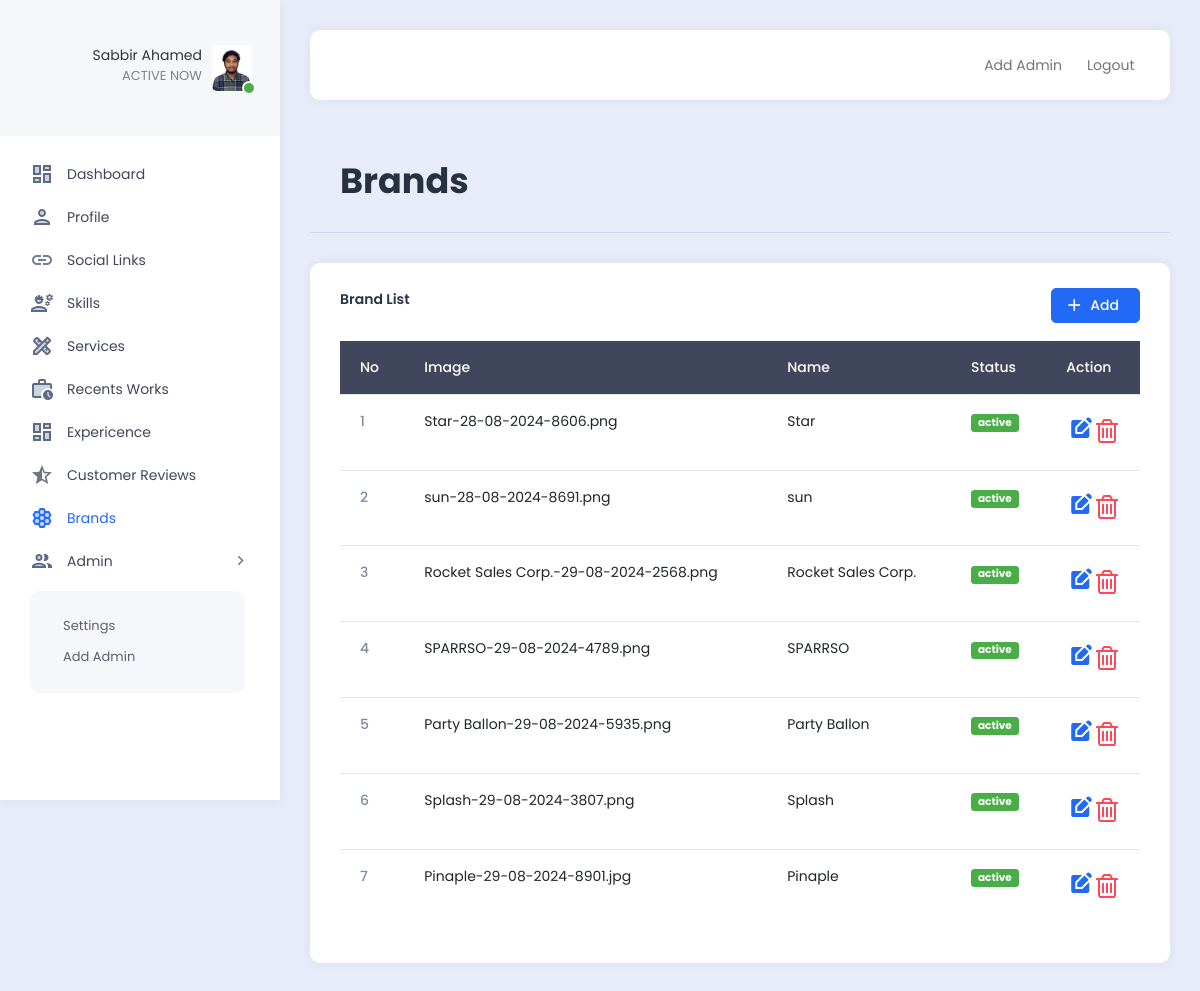
The app's page /admin/brands.php (signed in) with its own data.
### tables this page shows
CREATE TABLE `brands` (
  `id` int NOT NULL,
  `name` varchar(200) NOT NULL,
  `image` varchar(200) NOT NULL DEFAULT 'default.jpg',
  `link` varchar(1000) NOT NULL,
  `status` varchar(200) NOT NULL DEFAULT 'deactive'
);

### admin/brands.php (the view)
<?php
include ("config/database_conn.php");
include ("extends/header.php");
$brands_query = "SELECT * FROM brands";
$brands = mysqli_query($db, $brands_query);
?>
<div class="row">
    <div class="col">
        <div class="page-description">
            <h1>Brands</h1>
        </div>
    </div>
</div>
<div class="row">
    <div class="col">
        <div class="card">
            <div class="card-header">
                <div class="d-grid gap-2 d-flex justify-content-between">
                <p>Brand List</p>
                <form action="addBrands.php" method="POST">
                    <a href="addBrands.php" class="btn btn-primary"><i class="material-icons">add</i>Add</a>
                </form>
                </div>
            </div>
            <div class="card-body">
            <div class="example-content">
            <table class="table">
        <thead class="table-dark">
            <tr>
                <th scope="col">No</th>
                <th scope="col">Image</th>
                <th scope="col">Name</th>
                <th scope="col">Status</th>
                <th scope="col">Action</th>
            </tr>
        </thead>
        <tbody>
            <tr>
            <?php
            $num = 1;
             foreach ($brands as $brand) {?>
                <th scope="row"><?= $num++?></th>
                <td><?=($brand['image'])?></td>
                <td><?=($brand['name'])?></td>
                <td>
                    <a href="menuScript/brands.php?statusid=<?= $brand['id'] ?>" class="<?= ($brand['status'] == 'deactive') ? 'badge bg-danger' : 'badge bg-success' ?> text-white"><?= $brand['status'] ?></a>
                </td>
                <td>
                    <div class="d-flex justify-content-around align-items-center">
                        <a href="editBrand.php?editid=<?= $brand['id'] ?>" class="text-primary fa-2x">
                        <i class="material-icons">edit_square</i>
                        </a>
                        <a href="menuScript/brands.php?deleteid=<?= $brand['id'] ?>" class="text-danger fa-2x">
                            <i class="fa fa-trash-o"></i>
                        </a>
                    </div>
                </td>
            </tr>
            <?php }?>
        </tbody>
    </table>
</div>
            </div>
        </div>
    </div>
</div>

### admin/extends/header.php (shortened to what this page needs)
<?php
include ("config/database_conn.php");
     $explode = explode('/', $_SERVER['PHP_SELF']);
     $id = $_SESSION["author_id"];
     $link = end($explode);
     $adimg_query = "SELECT * FROM admins WHERE id='$id'";
     $conection = mysqli_query($db, $adimg_query);
     $user = mysqli_fetch_assoc($conection);
?>
<!DOCTYPE html>
<html lang="en">
<head>
    <link rel="stylesheet" href="https://cdnjs.cloudflare.com/ajax/libs/font-awesome/4.7.0/css/font-awesome.css" />
    <link href="assets/plugins/bootstrap/css/bootstrap.min.css" rel="stylesheet">
    <link href="assets/plugins/perfectscroll/perfect-scrollbar.css" rel="stylesheet">
    <link href="assets/plugins/pace/pace.css" rel="stylesheet">
    <link href="assets/css/main.min.css" rel="stylesheet">
    <link href="assets/css/custom.css" rel="stylesheet">
</head>
<body>
    <div class="app align-content-stretch d-flex flex-wrap">
        <div class="app-sidebar">
            <div class="logo">
                <a href="index.html" class="logo-icon"><span class="logo-text">SAVALON TECHNOLOGIES</span></a>
                <div class="sidebar-user-switcher user-activity-online">
                    <a href="#">
                    <?php if ($user['image'] == 'default.png') { ?>
                        <img src="../assets/images/profile/default/default.png" alt="img">
                        <?php }else{  ?>
                        <img src="assets\images\profile/uploads/<?= $user['image'] ?>">
                        <?php } ?>
                        <span class="activity-indicator"></span>
                        <span class="user-info-text"><?= $_SESSION["author_name"] ?><br><span class="user-state-info">ACTIVE NOW</span></span>
                    </a>
                </div>
            </div>
            <div class="app-menu">
                <ul class="accordion-menu">
                    <li class="<?= $link == 'index.php'?'active-page':''?>">
                        <a href="index.php" class="active"><i class="material-icons-two-tone">dashboard</i>Dashboard</a>
                    </li>
                    <li class="<?= $link == 'profile.php'?'active-page':''?>">
                        <a href="profile.php" class="active"><i class="material-icons-two-tone">person</i>Profile</a>
                    </li>
                    <li class="<?= $link == 'links.php'?'active-page':''?>">
                        <a href="links.php" class="active"><i class="material-icons-two-tone">link</i>Social Links</a>
                    </li>
                    <li class="<?= $link == 'skills.php'?'active-page':''?>">
                        <a href="skills.php" class="active"><i class="material-icons-two-tone">engineering</i>Skills</a>
                    </li>
                    <li class="<?= $link == 'services.php'?'active-page':''?>">
                        <a href="services.php" class="active"><i class="material-icons-two-tone">design_services</i>Services</a>
                    </li>
                    <li class="<?= $link == 'recent_works.php'?'active-page':''?>">
                        <a href="recent_works.php" class="active"><i class="material-icons-two-tone">work_history</i>Recents Works</a>
                    </li>
                    <li class="<?= $link == 'experience.php'?'active-page':''?>">
                        <a href="experience.php" class="active"><i class="material-icons-two-tone">dashboard</i>Expericence</a>
                    </li>
                    <li class="<?= $link == 'customer_reviews.php'?'active-page':''?>">
                        <a href="customer_reviews.php" class="active"><i class="material-icons-two-tone">star_half</i>Customer Reviews</a>
                    </li>
                    <li class="<?= $link == 'brands.php'?'active-page':''?>">
                        <a href="brands.php" class="active"><i class="material-icons-two-tone">hive</i>Brands</a>
                    </li>
                    <li>
                        <a href=""><i class="material-icons-two-tone">people</i>Admin<i class="material-icons has-sub-menu">keyboard_arrow_right</i></a>
                        <ul class="sub-menu">
                            <li>
                                <a href="settings.php">Settings</a>
                            </li>
                            <li>
                                <a href="add_admin.php">Add Admin</a>
                            </li>
                        </ul>
                    </li>
                </ul>
            </div>
        </div>
        <div class="app-container">
            <div class="app-header">
                <nav class="navbar navbar-light navbar-expand-lg">
                    <div class="container-fluid">
                        <div class="d-flex">
                            <ul class="navbar-nav">
                                <li class="nav-item hidden-on-mobile">
                                    <a class="nav-link " href="add_admin.php">Add Admin</a>
                                </li>
                                <li class="nav-item hidden-on-mobile">
                                    <a class="nav-link" href="extends/logout.php">Logout</a>
                                </li>
                            </ul>
                        </div>
                    </div>
                </nav>
            </div>
            <div class="app-content">
                <div class="content-wrapper">

### records on screen
brands: image "Star-28-08-2024-8606.png", name "Star", status "active"
brands: image "sun-28-08-2024-8691.png", name "sun", status "active"
brands: image "Rocket Sales Corp.-29-08-2024-2568.png", name "Rocket Sales Corp.", status "active"
brands: image "SPARRSO-29-08-2024-4789.png", name "SPARRSO", status "active"
brands: image "Party Ballon-29-08-2024-5935.png", name "Party Ballon", status "active"
brands: image "Splash-29-08-2024-3807.png", name "Splash", status "active"
brands: image "Pinaple-29-08-2024-8901.jpg", name "Pinaple", status "active"

### other values on screen
$_SESSION["author_name"] "Sabbir Ahamed"
